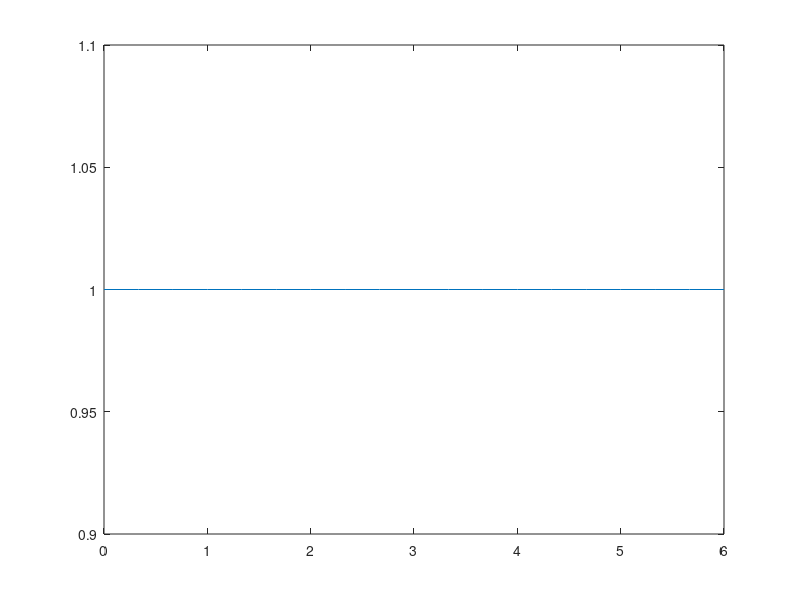

MATLAB code for this plot:
%What is sampling



%Write a periodic rectangular signal with 3 period
x = 0:(1/3):2*pi;
y = square((1/3)*x);
plot(x,y);
